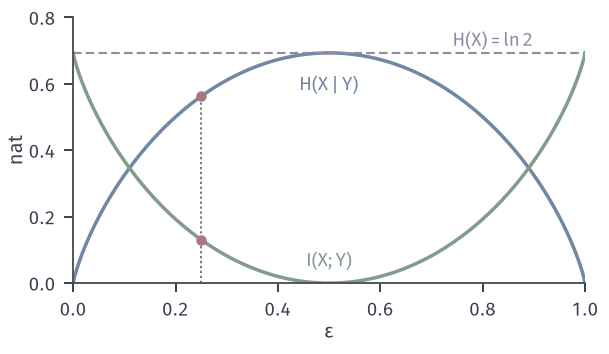

Python code for this plot:
from pathlib import Path
import sys
HERE = Path(__file__).resolve().parent
sys.path.insert(0, str(HERE.parent/'info-common'))
from info_fig import *
# X ~ Bern(1/2), Y = X xor N, N ~ Bern(e) independent. H(X|Y) = h_b(e) (blue),
# I(X;Y) = ln2 - h_b(e) (green); the two add up to H(X) = ln 2 (purple dashed). Red: e = 1/4.
fig, ax = figure(width_mm=86, height_mm=50)
panel(fig, left=.12, right=.96, bottom=.2, top=.95)
e = np.linspace(0, 1, 801)
ax.plot(e, hb(e), color=BLUE, lw=1.4); ax.plot(e, LN2-hb(e), color=GREEN, lw=1.4)
ax.axhline(LN2, color=PURPLE, lw=.85, ls=DASH)
for v in (float(hb(.25)), LN2-float(hb(.25))): dot(ax, .25, v)
ax.plot([.25, .25], [0, float(hb(.25))], color=STROKE, lw=.6, ls=DOT)
lab(ax, .5, .58, r'$H(X\mid Y)$', BLUE, ha='center'); lab(ax, .5, .05, r'$I(X;Y)$', GREEN, ha='center')
lab(ax, .82, LN2+.02, r'$H(X)=\ln 2$', PURPLE, ha='center')
ax.set_xlim(0, 1); ax.set_ylim(0, .8); axlab(ax, r'$\varepsilon$', 'nat')
save(fig, HERE, 'figure', {'H(X|Y) e=1/4': float(hb(.25)), 'I e=1/4': LN2-float(hb(.25))})
